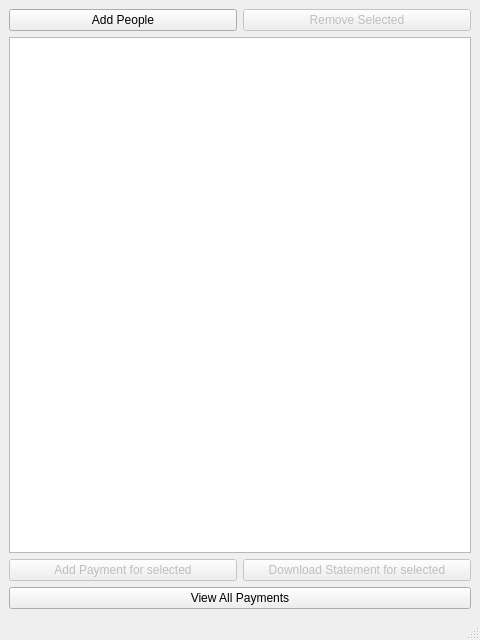
<?xml version="1.0" encoding="UTF-8"?>
<ui version="4.0">
 <class>MainWindow</class>
 <widget class="QMainWindow" name="MainWindow">
  <property name="geometry">
   <rect>
    <x>0</x>
    <y>0</y>
    <width>480</width>
    <height>640</height>
   </rect>
  </property>
  <property name="windowTitle">
   <string>HOME</string>
  </property>
  <widget class="QWidget" name="centralwidget">
   <layout class="QGridLayout" name="gridLayout">
    <item row="0" column="1">
     <widget class="QPushButton" name="remove_member_btn">
      <property name="enabled">
       <bool>false</bool>
      </property>
      <property name="text">
       <string>Remove Selected</string>
      </property>
     </widget>
    </item>
    <item row="0" column="0">
     <widget class="QPushButton" name="addMemberBtn">
      <property name="text">
       <string>Add People</string>
      </property>
     </widget>
    </item>
    <item row="2" column="0">
     <widget class="QPushButton" name="add_payment_btn">
      <property name="enabled">
       <bool>false</bool>
      </property>
      <property name="text">
       <string>Add Payment for selected</string>
      </property>
     </widget>
    </item>
    <item row="1" column="0" colspan="2">
     <widget class="QTableView" name="members_list">
      <property name="enabled">
       <bool>true</bool>
      </property>
     </widget>
    </item>
    <item row="2" column="1">
     <widget class="QPushButton" name="statement_btn">
      <property name="enabled">
       <bool>false</bool>
      </property>
      <property name="text">
       <string>Download Statement for selected</string>
      </property>
     </widget>
    </item>
    <item row="3" column="0" colspan="2">
     <widget class="QPushButton" name="view_all_payments">
      <property name="text">
       <string>View All Payments</string>
      </property>
     </widget>
    </item>
   </layout>
  </widget>
  <widget class="QMenuBar" name="menubar">
   <property name="geometry">
    <rect>
     <x>0</x>
     <y>0</y>
     <width>480</width>
     <height>22</height>
    </rect>
   </property>
  </widget>
  <widget class="QStatusBar" name="statusbar"/>
 </widget>
 <resources/>
 <connections/>
</ui>
